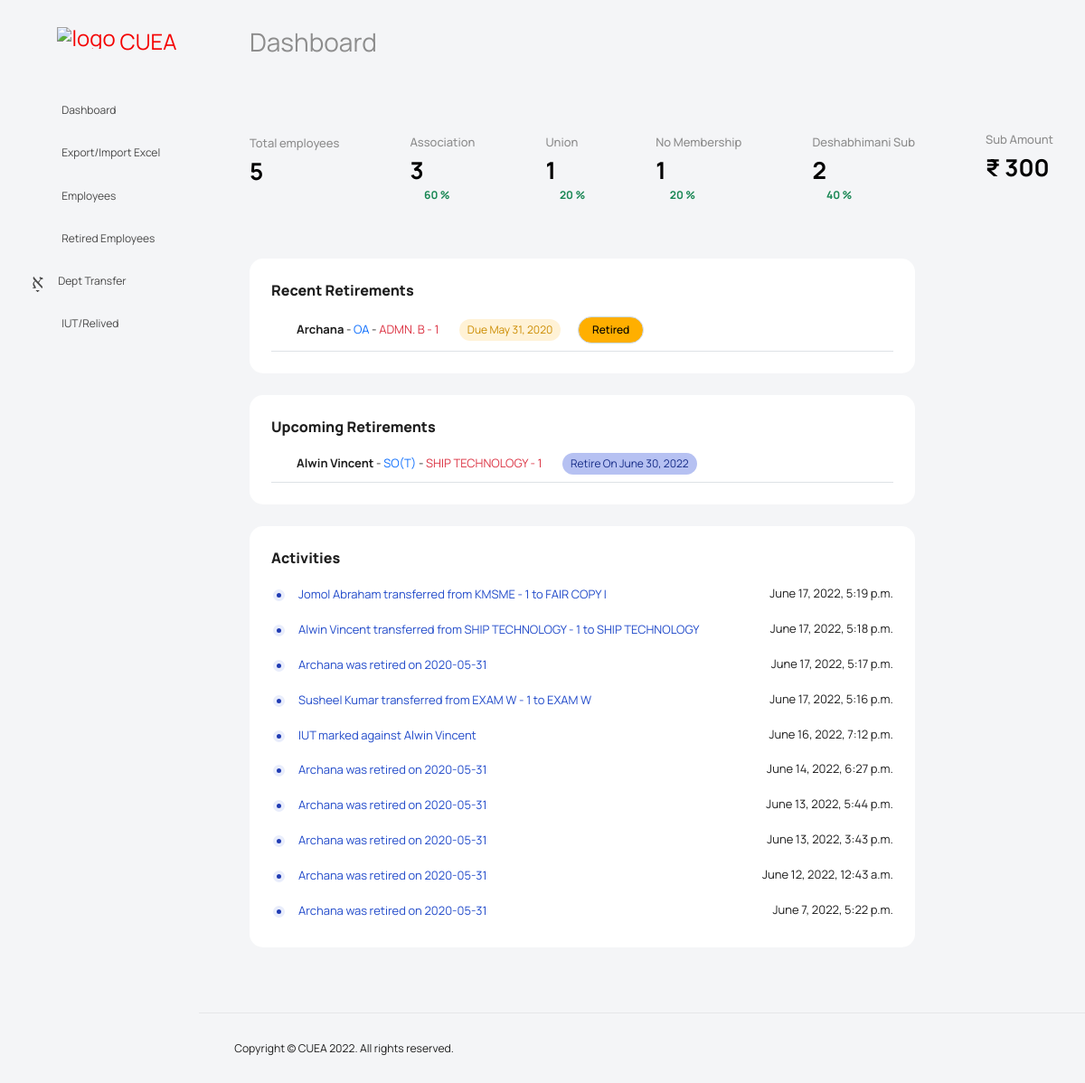
Before: /dashboard (signed in) with the older database file.
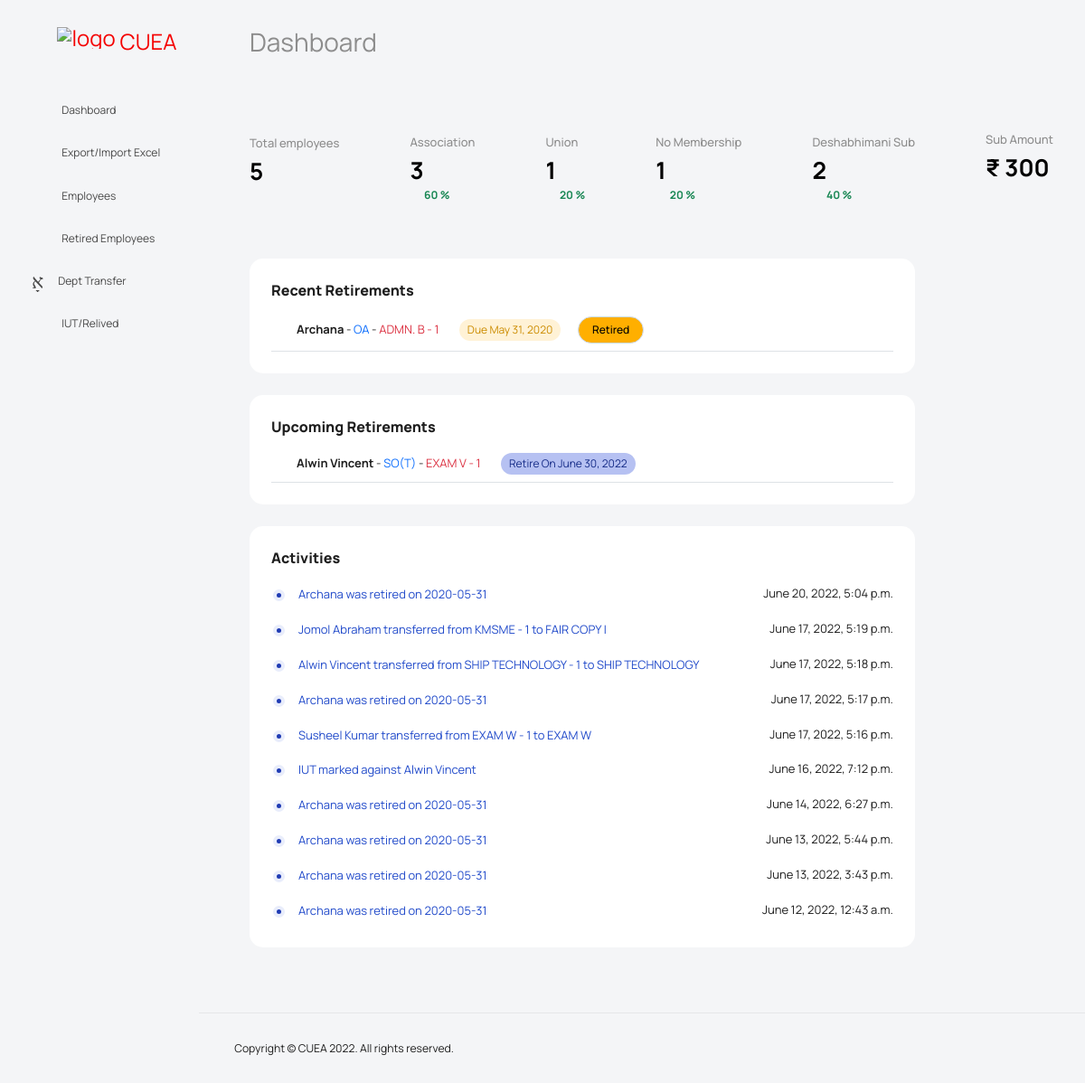
After: the same page with the newer database file.
### contactsapp/models.py (models this page shows, shortened)
class EmployeeService(models.Model):
    MEMBERSHIP_CHOICES = (
        ("Association", "Association"),
        ("Union", "Union"),
        ("Neutral", "Neutral"),
    )
    employee = models.OneToOneField(Employees, on_delete=models.CASCADE, primary_key=True,)
    designation = models.CharField(max_length=50)
    department = models.ForeignKey(Section, null=True, on_delete=models.SET_NULL)
    membership = models.CharField(
                    max_length = 30,
                    choices = MEMBERSHIP_CHOICES,
                    default = 'Neuatral'
    )
    date_of_entry = models.DateField(null=True)
    date_of_retire = models.DateField(null=True)
    is_retired =  models.BooleanField(default=False)
    is_current_employee =  models.BooleanField(default=True)
    exit_remark = models.CharField(max_length=50, default="Retired")
    objects = models.Manager()
    dashboard = DashboardManager()

class Section(models.Model):
    section = models.CharField(max_length=50)
    unit = models.ForeignKey(Unit, on_delete=models.CASCADE)
    def __str__(self):
        return '{section} - {unit}'.format(section=self.section, unit=self.unit)

class Unit(models.Model):
    unit = models.IntegerField()
    def __str__(self):
        return '{unit}'.format(unit=self.unit)

class Employees(models.Model):
    pf_number = models.IntegerField()
    name = models.CharField(max_length=50)
    sex = models.CharField(max_length=30, default="M")
    blood_group = models.CharField(max_length=10)
    mobile = models.CharField(max_length=20)
    address = models.TextField()
    district = models.CharField(max_length=20)
    pan_mun_cop = models.CharField(max_length=20)
    pin_code = models.CharField(max_length=20)
    def get_dashboard_data(self):
        dashboard_data = {}
        dashboard_data['total_employees'] = Employees.objects.count()
        dashboard_data['association_members_count'] =  EmployeeService.dashboard.association_mem_count()
        dashboard_data['union_members_count'] =  EmployeeService.dashboard.union_mem_count()
        dashboard_data['no_membership_count'] =  EmployeeService.dashboard.no_membership_count()
        dashboard_data['deshabhimani_mem_count'] = EmployeeVote.dashboard.deshabhimani_mem_count()
        dashboard_data['deshabhimani_sub_amount'] = EmployeeVote.dashboard.deshabhimani_sub_amount()
        dashboard_data['retire_due_employees'] = EmployeeService.dashboard.mark_retirement()
        dashboard_data['upcoming_retirements'] = EmployeeService.dashboard.upcoming_retirements()
        dashboard_data['activities'] = Activities.get_activities()
        return dashboard_data

### contactsapp/views.py (the view)
# urls.py: path('dashboard', DashboardView.as_view(), name='dashboard-view'),
class DashboardView(LoginRequiredMixin, TemplateView):
    template_name = "contactsapp/index.html"
    employee_object = Employees()
    def get_context_data(self, **kwargs):
        context = super().get_context_data(**kwargs)
        context['dashboard_data'] = self.employee_object.get_dashboard_data()
        return context

### contactsapp/managers.py (called while the page is built)
    def association_mem_count(self):
        return self.filter(membership='Association').count()

    def union_mem_count(self):
        return self.filter(membership='Union').count()

    def no_membership_count(self):
        return self.filter(membership='Neutral').count()

    def mark_retirement(self):
        retire_employees_queyset = self.filter(date_of_retire__lte=datetime.datetime.now(), is_retired=False)
        for retired_employee in retire_employees_queyset:
            contactsapp.models.Activities.mark_activity('{name} was retired on {date}'.format(name=retired_employee.employee.name, date=retired_employee.date_of_retire))
        retire_employees_queyset.update(is_retired=True)
        return self.filter(is_retired=True).order_by('-date_of_retire')

    def upcoming_retirements(self):
        retirement_threshold = datetime.timedelta(days = 32) + datetime.datetime.now()
        return self.filter(date_of_retire__lte=retirement_threshold, date_of_retire__gt=datetime.datetime.now())

    def deshabhimani_mem_count(self):
        return self.filter(deshabhimani_sub='Yes').count()

### contactsapp/templates/contactsapp/index.html (shortened to what the changed rows need)
<!DOCTYPE html>
<html lang="en">
<head>
  <link rel="stylesheet" href="/static/vendors/feather/feather.css">
  <link rel="stylesheet" href="/static/vendors/mdi/css/materialdesignicons.min.css">
  <link rel="stylesheet" href="/static/vendors/ti-icons/css/themify-icons.css">
  <link rel="stylesheet" href="/static/vendors/typicons/typicons.css">
  <link rel="stylesheet" href="/static/vendors/simple-line-icons/css/simple-line-icons.css">
  <link rel="stylesheet" href="/static/vendors/css/vendor.bundle.base.css">
  <link rel="stylesheet" href="/static/vendors/datatables.net-bs4/dataTables.bootstrap4.css">
  <link rel="stylesheet" href="/static/js/select.dataTables.min.css">
  <link rel="stylesheet" href="/static/css/vertical-layout-light/style.css">
</head>
<body>
  <div class="container-scroller">
    <nav class="navbar default-layout col-lg-12 col-12 p-0 fixed-top d-flex align-items-top flex-row">
      <div class="navbar-menu-wrapper d-flex align-items-top">
          <ul class="navbar-nav" style="width:96%">
            <li class="nav-item font-weight-semibold d-none d-lg-block ms-0">
              <h1 class="welcome-text">Dashboard</h1>
            </li>
          </ul>
      </div>
    </nav>
    <div class="container-fluid page-body-wrapper">
      <div class="main-panel">
        <div class="content-wrapper">
          <div class="row">
            <div class="col-sm-12">
              <div class="home-tab">
                <div class="tab-content tab-content-basic">
                  <div class="tab-pane fade show active" id="overview" role="tabpanel" aria-labelledby="overview">
                    <div class="row">
                      <div class="col-lg-10 d-flex flex-column">
                        <div class="row flex-grow">
                          <div class="col-md-12 col-lg-12 grid-margin stretch-card">
                            <div class="card card-rounded">
                              <div class="card-body">
                                <div class="row">
                                  <div class="col-lg-12">
                                    <div class="list-wrapper">
                                      <ul class="todo-list todo-list-rounded">
                                        {% for emp in dashboard_data.upcoming_retirements %}
                                        <li class="d-block">
                                          <div class="form-check w-100">
                                            <label class="form-check-label">
                                              <p> <strong>{{ emp.employee.name }}</strong> - <span class="text-primary">{{ emp.designation}}</span> -  <span class="text-danger">{{ emp.department }}</span>
                                                <span class="badge badge-opacity-primary me-3" style="margin: 0 3%;">Retire On {{ emp.date_of_retire }}</span>
                                                <i class="mdi mdi-flag ms-2 flag-color"></i>
                                              </p>
                                            </label>
                                          </div>
                                        </li>
                                        {% endfor %}
                                      </ul>
                                    </div>
                                  </div>
                                </div>
                              </div>
                            </div>
                          </div>
                        </div>
                        <div class="row flex-grow">
                          <div class="col-md-12 col-lg-12 grid-margin stretch-card">
                            <div class="card card-rounded">
                              <div class="card-body">
                                <ul class="bullet-line-list">
                                  {% for activity in dashboard_data.activities %}
                                  <li>
                                    <div class="d-flex justify-content-between">
                                      <div><span class="text-light-green">{{activity.activity}}</span> </div>
                                      <p>{{activity.datetime}}</p>
                                    </div>
                                  </li>
                                  {% endfor %}
                                </ul>
                              </div>
                            </div>
                          </div>
                        </div>
                      </div>
                    </div>
                  </div>
                </div>
              </div>
            </div>
          </div>
        </div>
      </div>
    </div>
  </div>
</body>
</html>

Changed rows visible on the page:
changed EmployeeService "SO(T)": department "SHIP TECHNOLOGY - 1" → "EXAM V - 1"
Other visible differences:
new list line: "Archana was retired on 2020-05-31 June 20, 2022, 5:04 p.m."
list line gone: "Archana was retired on 2020-05-31 June 7, 2022, 5:22 p.m."
